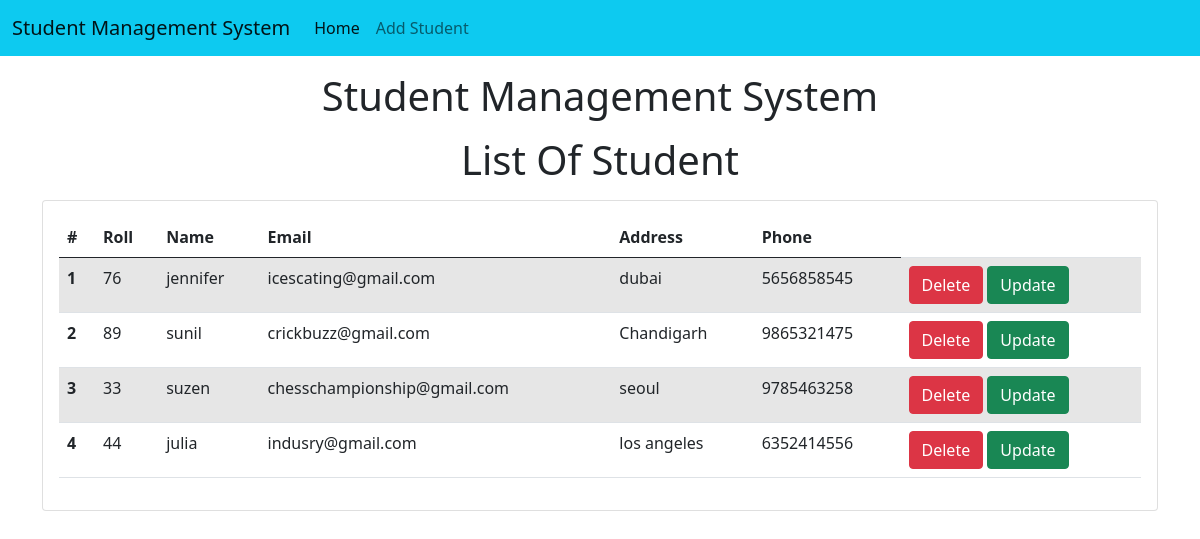
The page / on the database its author committed.
### std/models.py (models this page shows)
class Student(models.Model):
    roll = models.CharField(max_length=70)
    name = models.CharField(max_length=70)
    email = models.CharField(max_length=70)
    address = models.CharField(max_length=70)
    phone = models.CharField(max_length=10)

### std/views.py (the view)
# urls.py: path('',home),
def home(request):
    std=Student.objects.all()
    return render(request,'home.html',{'std':std})

### std/templates/home.html (shortened to what this page needs)
<!doctype html>
<html lang="en">
  <head>
    <link href="https://cdn.jsdelivr.net/npm/bootstrap@5.0.2/dist/css/bootstrap.min.css" rel="stylesheet">
  </head>
  <body>
  {% include 'navbar.html' %}
    <h1 class="text-center my-3"> Student Management System </h1>
    <h1 class="text-center my-3"> List Of Student </h1>
   <div class="container">
     <div class="row">
       <div class="col-md-12">
         <div class="card">
           <div class="card-body">
             <div class="table">
                <table class="table table-striped">
  <thead>
    <tr>
      <th scope="col">#</th>
      <th scope="col">Roll</th>
      <th scope="col">Name</th>
      <th scope="col">Email</th>
        <th scope="col">Address</th>
        <th scope="col">Phone</th>
    </tr>
  </thead>
  <tbody>
  {% for s in std %}
    <tr>
      <th scope="row">{{forloop.counter}}</th>
      <td>{{s.roll}}</td>
      <td>{{s.name}}</td>
        <td>{{s.email}}</td>
        <td>{{s.address}}</td>
        <td>{{s.phone}}</td>
        <td>
            <a href="delete-std/{{s.id}}" class="btn btn-danger md-sm"> Delete </a>
            <a href="update-std/{{s.id}}" class="btn btn-success md-sm"> Update </a>
        </td>
    </tr>
   {% endfor %}
  </tbody>
</table>
             </div>
           </div>
         </div>
       </div>
     </div>
   </div>
  </body>
</html>

### std/templates/navbar.html (shortened to what this page needs)
<nav class="navbar navbar-expand-lg navbar-light bg-info">
  <div class="container-fluid">
    <a class="navbar-brand" href="/"> Student Management System </a>
    <div class="collapse navbar-collapse" id="navbarSupportedContent">
      <ul class="navbar-nav me-auto mb-2 mb-lg-0">
        <li class="nav-item">
          <a class="nav-link active" aria-current="page" href="#">Home</a>
        </li>
        <li class="nav-item">
          <a class="nav-link" href="add-std/"> Add Student </a>
        </li>
      </ul>
    </div>
  </div>
</nav>

### rows shown on the page
Student: roll "76", name "jennifer", email "icescating@gmail.com", address "dubai", phone "5656858545"
Student: roll "89", name "sunil", email "crickbuzz@gmail.com", address "Chandigarh", phone "9865321475"
Student: roll "33", name "suzen", email "chesschampionship@gmail.com", address "seoul", phone "9785463258"
Student: roll "44", name "julia", email "indusry@gmail.com", address "los angeles", phone "6352414556"
